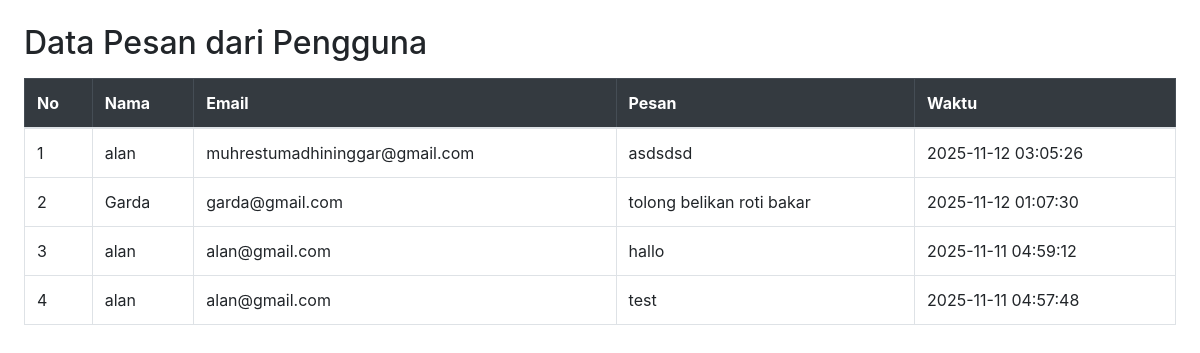
Screenshot of /lihat_kontak.php with the database file from the repository.
### tables this page shows
CREATE TABLE `kontak` (
  `id` int(11) NOT NULL,
  `nama` varchar(100) NOT NULL,
  `email` varchar(100) NOT NULL,
  `pesan` text NOT NULL,
  `waktu` timestamp NOT NULL DEFAULT current_timestamp()
);

### lihat_kontak.php (the view, shortened to what this page needs)
<?php
include 'config.php';
$result = $conn->query("SELECT * FROM kontak ORDER BY waktu DESC");
?>
<!DOCTYPE html>
<html lang="id">
<head>
  <link rel="stylesheet" href="asset/css/bootstrap.min.css">
</head>
<body class="p-4">
  <h2>Data Pesan dari Pengguna</h2>
  <table class="table table-bordered mt-3">
    <thead class="table-dark">
      <tr>
        <th>No</th>
        <th>Nama</th>
        <th>Email</th>
        <th>Pesan</th>
        <th>Waktu</th>
      </tr>
    </thead>
    <tbody>
      <?php
      $no = 1;
      while ($row = $result->fetch_assoc()) {
        echo "<tr>
          <td>{$no}</td>
          <td>{$row['nama']}</td>
          <td>{$row['email']}</td>
          <td>{$row['pesan']}</td>
          <td>{$row['waktu']}</td>
        </tr>";
        $no++;
      }
      ?>
    </tbody>
  </table>
</body>
</html>

### rows the page displays
kontak: nama "alan", email "muhrestumadhininggar@gmail.com", pesan "asdsdsd", waktu "2025-11-12 03:05:26"
kontak: nama "Garda", email "garda@gmail.com", pesan "tolong belikan roti bakar", waktu "2025-11-12 01:07:30"
kontak: nama "alan", email "alan@gmail.com", pesan "hallo", waktu "2025-11-11 04:59:12"
kontak: nama "alan", email "alan@gmail.com", pesan "test", waktu "2025-11-11 04:57:48"
